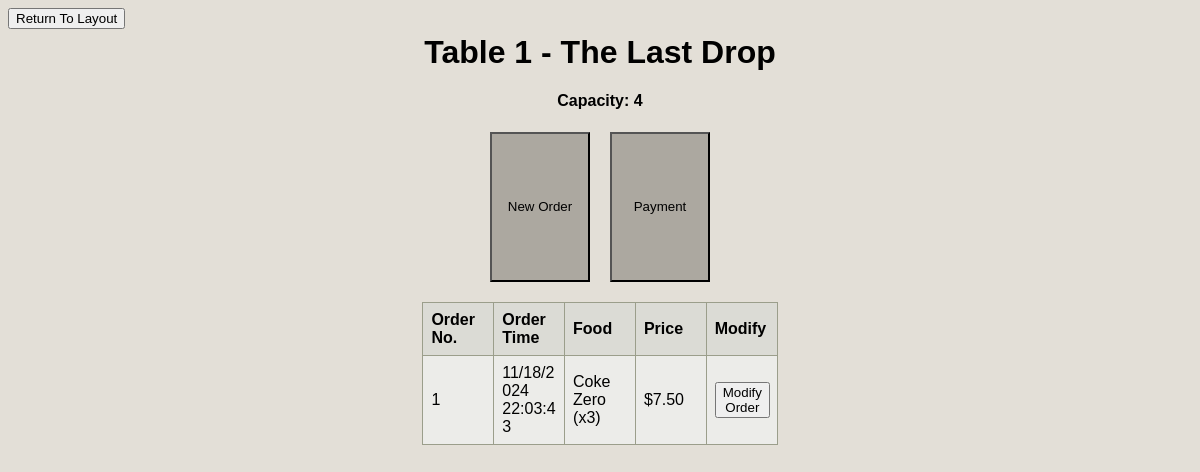
The app's page /order_manager/1, older data.
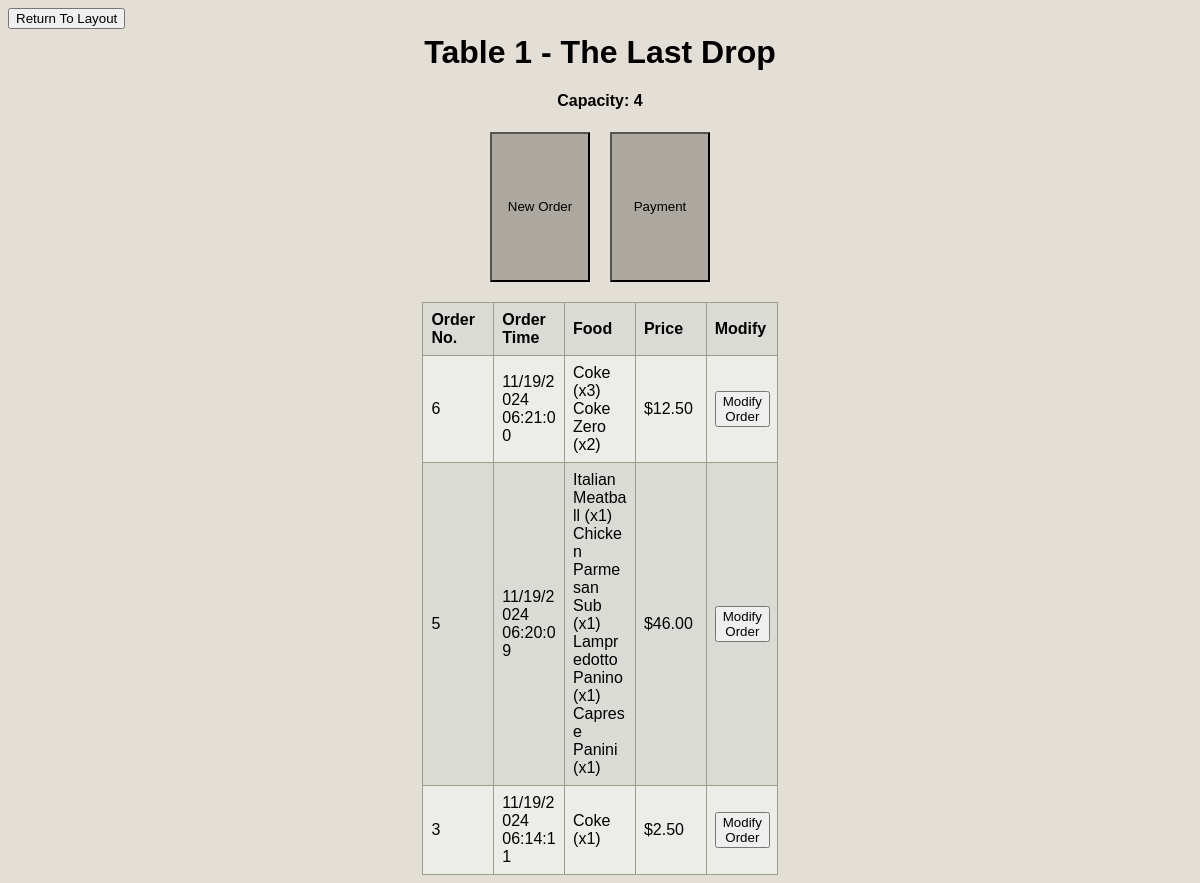
The same page, newer data.
### main.py (models this page shows, shortened)
class Table(db.Model):
    table_id = db.Column(db.Integer, primary_key=True, unique=True, nullable=False)
    capacity = db.Column(db.Integer, nullable=False)
    loc = db.Column(db.String(20))

class Order(db.Model):
    order_id = db.Column(db.Integer, primary_key=True, autoincrement=True)
    table_id = db.Column(db.Integer, db.ForeignKey("table.table_id"))
    order_time = db.Column(db.DateTime, default = datetime.now(), nullable=False)
    total_cost = db.Column(db.Float, nullable=False)
    order_items = db.relationship(
        'OrderItem',
        cascade="all, delete-orphan",
        backref='order'
    )

### main.py (the view)
@app.route('/order_manager/<int:table_id>', methods=['GET', 'POST'])
def order(table_id):
     table = Table.query.get_or_404(table_id)
     if request.method == 'POST':
        try:
            db.session.commit()
            return redirect(url_for('/order_manager/'))
        except:
               return 'There was an issue opening the layout'
     else:
        orders = (
            db.session.query(
                Order.order_id,
                Order.order_time,
                Order.total_cost,
                db.func.group_concat(MenuItem.name, ", ").label("food_items"),
                db.func.group_concat(OrderItem.quantity, ", ").label("food_quantities")
            )
            .join(OrderItem, Order.order_id == OrderItem.order_id)
            .join(MenuItem, OrderItem.menu_item_id == MenuItem.menu_item_id)
            .filter(Order.table_id == table_id)
            .group_by(Order.order_id)
            .order_by(Order.order_time)
            .all()
        )
        processed_orders = []
        for order in orders:
            food_item_list = (order.food_items).split(',')
            food_quantities_list = (order.food_quantities).replace(' ','').split(',')
            food_items = []
            for i in range(0, len(food_item_list)):
                food_items.append(f"{food_item_list[i]} (x{food_quantities_list[i]})")
            processed_orders.append({
                'order_id': order.order_id,
                'order_time': (order.order_time).strftime("%m/%d/%Y %H:%M:%S"),
                'food_list': '\n'.join(food_items),
                'total_cost': order.total_cost
            })
        return render_template('order_manager.html', table = table, orders = processed_orders)

### templates/order_manager.html (shortened to what this page needs)
{% extends 'base.html' %}
{% block body %}
<div class="content">
    <form action="/" method="get">
        <button>Return To Layout</button>
    </form>
    <h1 style="text-align: center;">Table {{table.table_id}} - The Last Drop</h1>
    <h4 style="text-align: center;">Capacity: {{table.capacity}}</h4>
    <div>
        <div class="form-container" align="center">
            <form action="/menu" method="get">
                <button class="smalltable">New Order</button>
            </form>
            <form id="payment_button" action="/payment" method="get" onClick="create_url()">
                <button class="smalltable">Payment</button>
            </form>
        </div>
        <table class="table" align="center">
            <tr>
            <th>Order No.</th>
            <th>Order Time</th>
            <th>Food</th>
            <th>Price</th>
            <th>Modify</th>
            </tr>
            {% for order in orders[::-1] %}
            <tr>
                <td>{{ order.order_id }}</td>
                <td>{{ order.order_time }}</td>
                <td style="white-space: pre-line;">{{ order.food_list }}</td>
                <td>${{ "%.2f"|format(order.total_cost) }}</td>
                <td>
                    <form method="GET" action="/menu">
                        <button type="submit">Modify Order</button>
                    </form>
                </td>
            </tr>
            {% endfor %}
        </table>
    </div>
</div>
{% endblock %}

### templates/base.html (shortened to what this page needs)
<!DOCTYPE html>
<html lang="en">
    <head>
        <link rel="stylesheet" href="{{ url_for('static', filename='css/main.css') }}">
    </head>
    <body>
        {% block body %}{% endblock %}
    </body>
</html>

### static/css/main.css (style rules this page uses)
body, html { font-family: sans-serif; background-color: #E3DFD7; color: black; }
h1 { margin: 5px; }
.smalltable { height: 150px; width: 100px; background-color: #aca8a0 }
.form-container { align-items: center; justify-content: center; display: flex; gap: 20px; margin: 20px; flex-wrap: nowrap; }
table, td, th { border: 1px solid #9b9e8b; padding: 8px; text-align: left; word-wrap: break-word; }
.table { background-color: #dbdbd5; border-collapse: collapse; table-layout: fixed; width: 30%; }
.table tr:nth-child(even) { background-color: #ecece9; }

Row changes from the older to the newer data that the page shows:
removed Order: order_id "1", order_time "11/18/2024 22:03:43", food_list "Coke Zero (x3)", total_cost "7.50"
now on this page (row edited): Order: order_id "6", order_time "11/19/2024 06:21:00", food_list "Coke (x3) Coke Zero (x2)", total_cost "12.50"
added Order: order_id "5", order_time "11/19/2024 06:20:09", food_list "Italian Meatball (x1) Chicken Parmesan Sub (x1) Lampredotto Panino (x1) Caprese Panini (x1)", total_cost "46.00"
added Order: order_id "3", order_time "11/19/2024 06:14:11", food_list "Coke (x1)", total_cost "2.50"
